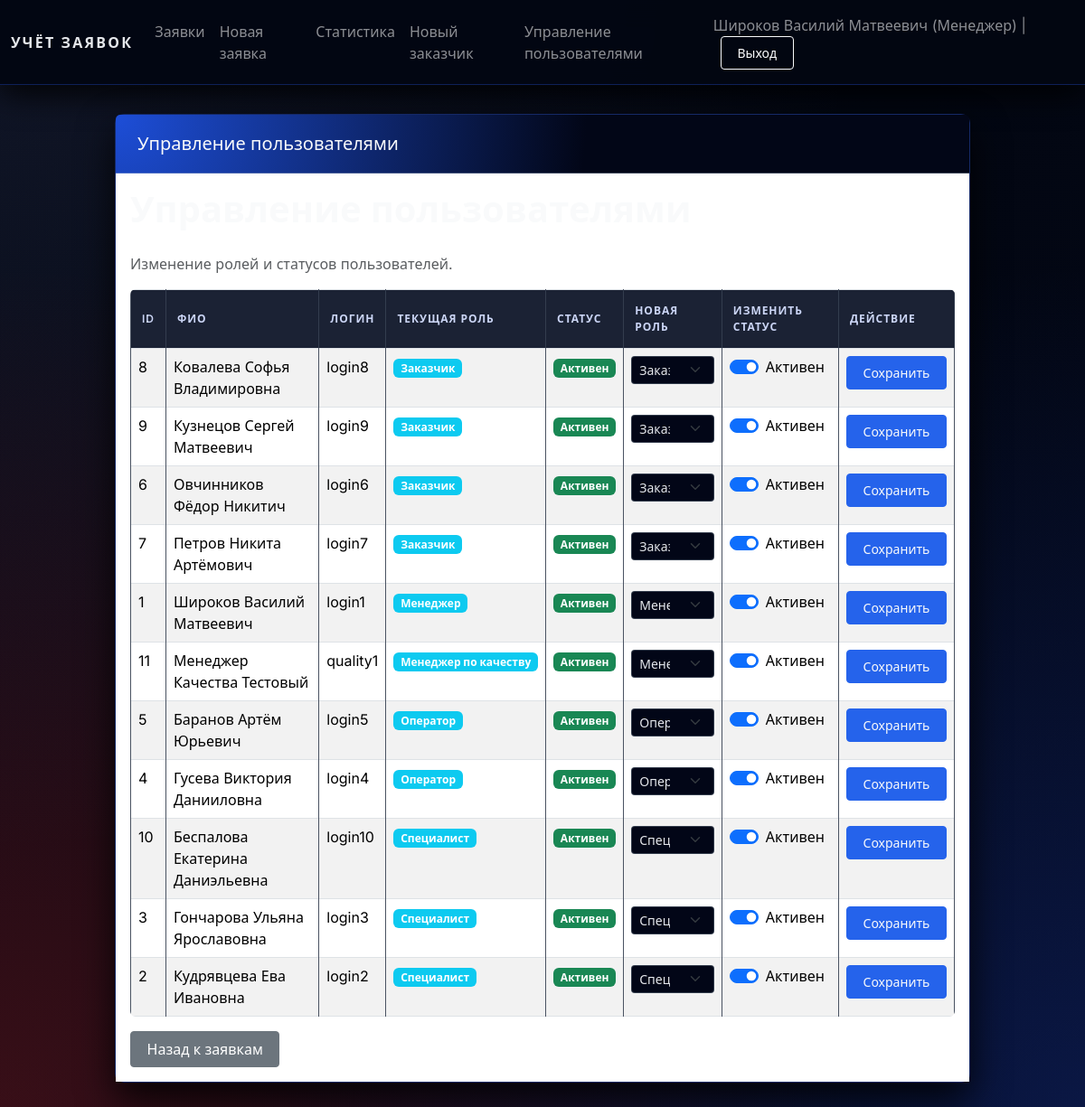
The page /users/manage (signed in) on the database its author committed.
### tables this page shows
CREATE TABLE users (
            user_id INTEGER PRIMARY KEY AUTOINCREMENT,
            fio TEXT NOT NULL,
            phone TEXT,
            login TEXT UNIQUE NOT NULL,
            password TEXT NOT NULL,
            user_type TEXT NOT NULL CHECK (
                user_type IN ('Администратор', 'Менеджер', 'Специалист', 'Оператор', 'Заказчик', 'Менеджер по качеству')
            ),
            is_active INTEGER DEFAULT 1,
            registration_date TEXT DEFAULT (DATE('now')),
            email TEXT,
            address TEXT,
            notes TEXT
        );

### web_app.py (the view)
    def wrapper(*args, **kwargs):
        if "user" not in session:
            return redirect(url_for("login"))
        if session.get("user", {}).get("user_type") != "Менеджер":
            flash("Доступ запрещён. Требуются права менеджера.", "danger")
            return redirect(url_for("requests_list"))
        return view_func(*args, **kwargs)

### web_app.py (called while the page is built, shortened)
def get_connection():
    if not os.path.exists(DB_NAME):
        raise FileNotFoundError(
            f"Файл базы данных '{DB_NAME}' не найден. "
            f"Сначала запустите 'test.py' для создания БД."
        )
    conn = sqlite3.connect(DB_NAME)
    conn.row_factory = sqlite3.Row
    return conn

def login_required(view_func):
    def wrapper(*args, **kwargs):
        if "user" not in session:
            return redirect(url_for("login"))
        return view_func(*args, **kwargs)
    wrapper.__name__ = view_func.__name__
    return wrapper

def manager_required(view_func):
    def wrapper(*args, **kwargs):
        if "user" not in session:
            return redirect(url_for("login"))
        if session.get("user", {}).get("user_type") != "Менеджер":
            flash("Доступ запрещён. Требуются права менеджера.", "danger")
            return redirect(url_for("requests_list"))
        return view_func(*args, **kwargs)
    wrapper.__name__ = view_func.__name__
    return wrapper

@app.route("/users/manage", methods=["GET", "POST"])
@login_required
@manager_required
def manage_users():
    try:
        conn = get_connection()
    except FileNotFoundError as exc:
        flash(str(exc), "danger")
        return redirect(url_for("requests_list"))
    with conn:
        cur = conn.cursor()
        cur.execute(
            """
            SELECT user_id, fio, phone, login, user_type, registration_date, is_active
            FROM users
            ORDER BY user_type, fio
            """
        )
        users = cur.fetchall()
    return render_template("manage_users.html",
                        current_user=session.get("user"),
                        users=users)

### templates/manage_users.html (shortened to what this page needs)
{% extends "base.html" %}
{% block header %}Управление пользователями{% endblock %}
{% block content %}
<h1>Управление пользователями</h1>
<p class="text-muted">Изменение ролей и статусов пользователей.</p>
<div class="table-responsive">
  <table class="table table-striped table-bordered">
    <thead>
      <tr>
        <th>ID</th>
        <th>ФИО</th>
        <th>Логин</th>
        <th>Текущая роль</th>
        <th>Статус</th>
        <th>Новая роль</th>
        <th>Изменить статус</th>
        <th>Действие</th>
      </tr>
    </thead>
    <tbody>
      {% for u in users %}
      <tr>
        <td>{{ u.user_id }}</td>
        <td>{{ u.fio }}</td>
        <td>{{ u.login }}</td>
        <td>
          <span class="badge bg-info">{{ u.user_type }}</span>
        </td>
        <td>
          {% if u.is_active %}
          <span class="badge bg-success">Активен</span>
          {% else %}
          <span class="badge bg-danger">Неактивен</span>
          {% endif %}
        </td>
        <td>
          <form method="post" action="{{ url_for('manage_users') }}" class="d-inline">
            <div class="input-group input-group-sm">
              <select name="user_type" class="form-select form-select-sm">
                <option value="Заказчик" {% if u.user_type == 'Заказчик' %}selected{% endif %}>Заказчик</option>
                <option value="Специалист" {% if u.user_type == 'Специалист' %}selected{% endif %}>Специалист</option>
                <option value="Оператор" {% if u.user_type == 'Оператор' %}selected{% endif %}>Оператор</option>
              <option value="Менеджер" {% if u.user_type == 'Менеджер' %}selected{% endif %}>Менеджер</option>
              <option value="Менеджер по качеству" {% if u.user_type == 'Менеджер по качеству' %}selected{% endif %}>Менеджер по качеству</option>
              </select>
            </div>
        </td>
        <td>
          <div class="form-check form-switch">
            <input class="form-check-input" type="checkbox" name="is_active" value="1"
                  {% if u.is_active %}checked{% endif %}>
            <label class="form-check-label">Активен</label>
          </div>
        </td>
        <td>
            <button type="submit" class="btn btn-sm btn-primary">Сохранить</button>
        </td>
      </tr>
      {% endfor %}
    </tbody>
  </table>
</div>
<a href="{{ url_for('requests_list') }}" class="btn btn-secondary">Назад к заявкам</a>
{% endblock %}

### templates/base.html (shortened to what this page needs)
<!doctype html>
<html lang="ru">
<head>
    <link rel="stylesheet"
          href="https://cdn.jsdelivr.net/npm/bootstrap@5.3.2/dist/css/bootstrap.min.css">
    <link rel="stylesheet" href="{{ url_for('static', filename='styles.css') }}">
</head>
<body>
<nav class="navbar navbar-expand-lg navbar-dark bg-dark">
  <div class="container-fluid">
    <a class="navbar-brand" href="{{ url_for('index') }}">Учёт заявок</a>
    <div class="collapse navbar-collapse" id="navbarNav">
      <ul class="navbar-nav me-auto mb-2 mb-lg-0">
        {% if current_user %}
        <li class="nav-item">
          <a class="nav-link" href="{{ url_for('requests_list') }}">Заявки</a>
        </li>
        <li class="nav-item">
          <a class="nav-link" href="{{ url_for('new_request') }}">Новая заявка</a>
        </li>
        <li class="nav-item">
          <a class="nav-link" href="{{ url_for('stats') }}">Статистика</a>
        </li>
        {% if current_user['user_type'] == 'Менеджер' %}
        <li class="nav-item">
          <a class="nav-link" href="{{ url_for('new_client') }}">Новый заказчик</a>
        </li>
        <li class="nav-item">
          <a class="nav-link" href="{{ url_for('manage_users') }}">Управление пользователями</a>
        </li>
        {% endif %}
        {% endif %}
      </ul>
      <span class="navbar-text">
        {% if current_user %}
          {{ current_user['fio'] }} ({{ current_user['user_type'] }}) |
          <a href="{{ url_for('logout') }}" class="btn btn-sm btn-outline-light ms-2">Выход</a>
        {% else %}
          <a href="{{ url_for('login') }}" class="btn btn-sm btn-outline-light">Войти</a>
          <a href="{{ url_for('register') }}" class="btn btn-sm btn-outline-light ms-2">Регистрация</a>
        {% endif %}
      </span>
    </div>
  </div>
</nav>
<div class="container app-shell">
  <div class="row justify-content-center">
    <div class="col-12 col-lg-11 col-xl-10">
      <div class="card app-card">
        <div class="card-header app-card-header">
          <h5 class="mb-0">{% block header %}{{ title }}{% endblock %}</h5>
        </div>
        <div class="card-body bg-white">
          {% block content %}{% endblock %}
        </div>
      </div>
    </div>
  </div>
</div>
</body>
</html>

### static/styles.css (style rules this page uses)
* { box-sizing: border-box; }
body { min-height: 100vh; font-family: 'Inter', system-ui, -apple-system, BlinkMacSystemFont, 'Segoe UI', sans-serif; color: #e5e7eb; background-color: #020617; background-image: radial-gradient(circle at 0 0, rgba(148, 163, 184, 0.10) 0, transparent 55%), radial-gradient(circle at 100% 100%, rgba(30, 64, 175, 0.30) 0, transparent 55%), radial-gradient(circle at 0 100%, rgba(220, 38, 38, 0.25) 0, transparent 55%), linear-gradient(135deg, #020617 0%, #030712 45%, #020617 100%); background-attachment: fixed; }
.app-shell { padding: 32px 0 48px; }
.app-card { border-radius: 10px; box-shadow: 0 24px 60px rgba(15, 23, 42, 0.7); background: rgba(15, 23, 42, 0.96); border: 1px solid rgba(148, 163, 184, 0.18); }
.app-card-header { background: radial-gradient(circle at 0 0, #1d4ed8 0, #020617 55%); color: #f9fafb; padding: 1.25rem 1.5rem; border-bottom: 1px solid rgba(148, 163, 184, 0.4); }
.navbar { background: rgba(3, 7, 18, 0.96) !important; box-shadow: 0 10px 35px rgba(0, 0, 0, 0.9); backdrop-filter: blur(16px); border-bottom: 1px solid rgba(30, 64, 175, 0.45); }
.navbar-brand { font-weight: 650; letter-spacing: 0.14em; font-size: 1rem; text-transform: uppercase; color: #e5e7eb !important; }
.btn { border-radius: 4px; padding: 0.45rem 1.1rem; font-weight: 500; box-shadow: none; transition: background-color 0.2s ease, border-color 0.2s ease, color 0.2s ease, box-shadow 0.2s ease; }
.btn-primary { background: #2563eb; border-color: #2563eb; color: #f9fafb; }
.table { border-radius: 6px; overflow: hidden; background: transparent; }
.table thead th { background: rgba(15, 23, 42, 0.95); color: #cbd5f5; vertical-align: middle; font-weight: 600; text-transform: uppercase; font-size: 0.75rem; letter-spacing: 0.08em; padding: 0.85rem 0.75rem; border-color: rgba(55, 65, 81, 0.9); }
.table tbody tr { transition: background-color 0.15s ease; }
.table tbody td { background-color: transparent; border-color: rgba(55, 65, 81, 0.9); }
.form-control, .form-select { border-radius: 4px; border: 1px solid rgba(55, 65, 81, 0.9); padding: 0.5rem 0.75rem; background-color: #020617; color: #e5e7eb; }
h1 { color: #f9fafb; font-weight: 600; margin-bottom: 1.5rem; }
.card { border: none; border-radius: 10px; box-shadow: 0 18px 40px rgba(0, 0, 0, 0.85); transition: box-shadow 0.2s ease; background-color: rgba(15, 23, 42, 0.98); border: 1px solid rgba(30, 64, 175, 0.45); }

### rows shown on the page
users: fio "Широков Василий Матвеевич", user_type "Менеджер", user_id "1", login "login1", shows "Активен", is_active "☑"
users: user_id "8", fio "Ковалева Софья Владимировна", login "login8", user_type "Заказчик", shows "Активен", is_active "☑"
users: user_id "9", fio "Кузнецов Сергей Матвеевич", login "login9", user_type "Заказчик", shows "Активен", is_active "☑"
users: user_id "6", fio "Овчинников Фёдор Никитич", login "login6", user_type "Заказчик", shows "Активен", is_active "☑"
users: user_id "7", fio "Петров Никита Артёмович", login "login7", user_type "Заказчик", shows "Активен", is_active "☑"
users: user_id "11", fio "Менеджер Качества Тестовый", login "quality1", user_type "Менеджер по качеству", shows "Активен", is_active "☑"
users: user_id "5", fio "Баранов Артём Юрьевич", login "login5", user_type "Оператор", shows "Активен", is_active "☑"
users: user_id "4", fio "Гусева Виктория Данииловна", login "login4", user_type "Оператор", shows "Активен", is_active "☑"
users: user_id "10", fio "Беспалова Екатерина Даниэльевна", login "login10", user_type "Специалист", shows "Активен", is_active "☑"
users: user_id "3", fio "Гончарова Ульяна Ярославовна", login "login3", user_type "Специалист", shows "Активен", is_active "☑"
users: user_id "2", fio "Кудрявцева Ева Ивановна", login "login2", user_type "Специалист", shows "Активен", is_active "☑"
